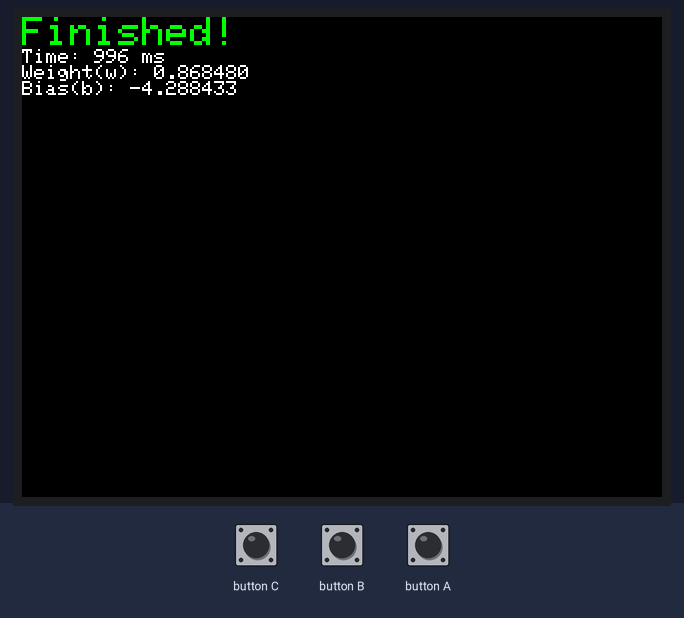
A sketch run on a simulated ESP32. Shown: 320×240 colour display. The inputs (shaded band) are chosen by the test bench. What the sketch prints to the serial monitor is not drawn.

Above: at 1.4 s.
At 16.57 s:
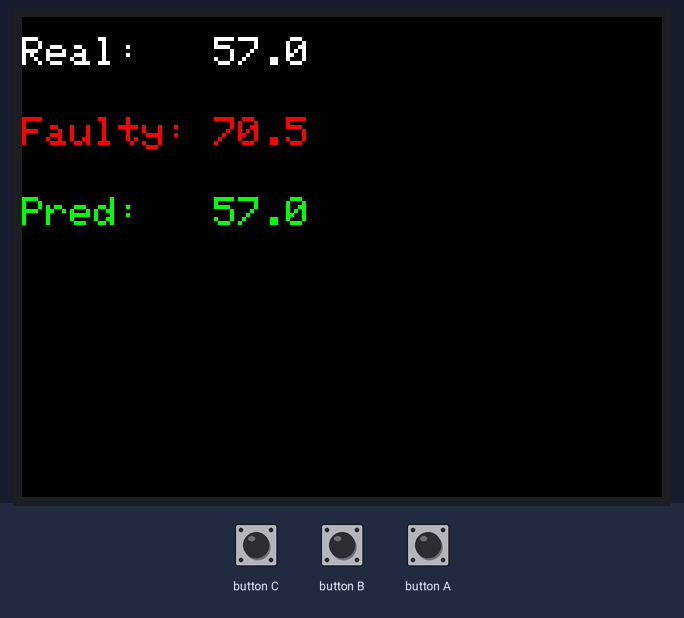
At 17.3 s:
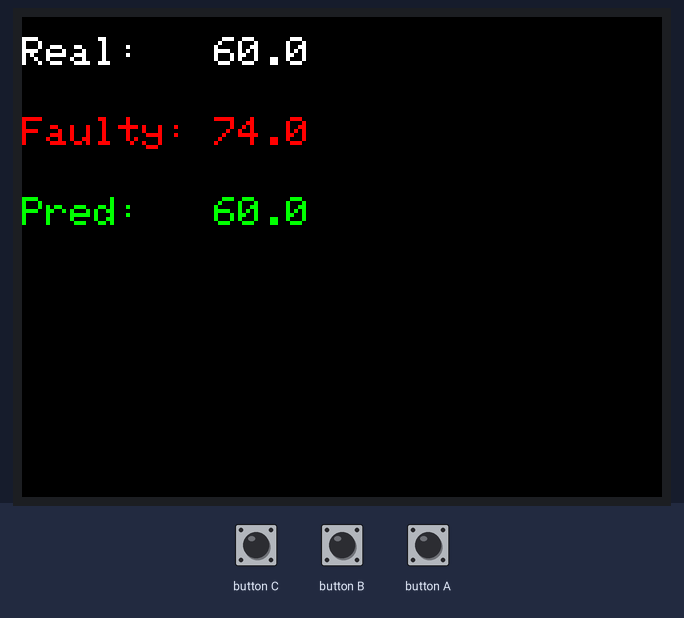

The sketch:

sensor_calibration.ino
```cpp
// Trains a linear calibration model (y = w*x + b) on the M5StickC Plus2 with
// gradient descent, then runs it on the simulated faulty sensor readings.
//
// The faulty sensor is simulated as 15% gain error + 5 unit offset on top of
// the real PM2.5 values in dataset.h.

#include <M5Unified.h>
#include "dataset.h"

const float DRIFT_GAIN   = 1.15;
const float DRIFT_OFFSET = 5.0;

float w = 0.0;
float b = 0.0;

const float learning_rate = 0.0000005;
const int   epochs        = 5000;

int  sample_index  = 0;
bool training_done = false;

float faulty_reading(float true_value) {
    return true_value * DRIFT_GAIN + DRIFT_OFFSET;
}

void setup() {
    auto cfg = M5.config();
    M5.begin(cfg);

    M5.Display.setRotation(1);
    M5.Display.setTextSize(2);
    M5.Display.fillScreen(TFT_BLACK);
    Serial.begin(115200);

    M5.Display.setTextColor(TFT_YELLOW);
    M5.Display.setCursor(0, 10);
    M5.Display.println("Training...");

    unsigned long start_ms = millis();

    for (int epoch = 1; epoch <= epochs; epoch++) {
        float total_loss = 0.0;

        for (int i = 0; i < dataset_size; i++) {
            float y_true = dataset_pm25[i];
            float x      = faulty_reading(y_true);
            float y_pred = w * x + b;

            float err = y_true - y_pred;
            total_loss += err * err;

            // SGD step on squared error. The bias gets a larger step, otherwise
            // it barely moves at this learning rate.
            w += learning_rate * err * x;
            b += learning_rate * err * 10;
        }

        if (epoch % 100 == 0) {
            float mse = total_loss / dataset_size;
            M5.Display.fillRect(0, 60, 240, 70, TFT_BLACK);
            M5.Display.setCursor(0, 60);
            M5.Display.setTextColor(TFT_CYAN);
            M5.Display.printf("Epoch: %d/%d\n", epoch, epochs);
            M5.Display.printf("Loss: %.1f\n", mse);
            Serial.printf("Epoch: %d | Loss: %f | w: %f | b: %f\n", epoch, mse, w, b);
        }
    }

    unsigned long training_ms = millis() - start_ms;

    M5.Display.clear();
    M5.Display.setCursor(0, 0);
    M5.Display.setTextColor(TFT_GREEN);
    M5.Display.println("Finished!");

    M5.Display.setTextSize(1);
    M5.Display.setTextColor(TFT_WHITE);
    M5.Display.printf("Time: %lu ms\n", training_ms);
    M5.Display.printf("Weight(w): %f\n", w);
    M5.Display.printf("Bias(b): %f\n", b);

    delay(15000);   // time to read the result
    M5.Display.setTextSize(2);
    training_done = true;
}

void loop() {
    M5.update();
    if (!training_done) return;

    float true_value = dataset_pm25[sample_index];
    float faulty     = faulty_reading(true_value);
    float calibrated = faulty * w + b;

    M5.Display.clear();
    M5.Display.setCursor(0, 10);
    M5.Display.setTextColor(TFT_WHITE, TFT_BLACK);
    M5.Display.printf("Real:   %.1f\n", true_value);

    M5.Display.setCursor(0, 50);
    M5.Display.setTextColor(TFT_RED, TFT_BLACK);
    M5.Display.printf("Faulty: %.1f\n", faulty);

    M5.Display.setCursor(0, 90);
    M5.Display.setTextColor(TFT_GREEN, TFT_BLACK);
    M5.Display.printf("Pred:   %.1f\n", calibrated);

    sample_index = (sample_index + 1) % dataset_size;
}
```

Source omitted: dataset.h (data table, 18005 bytes)
